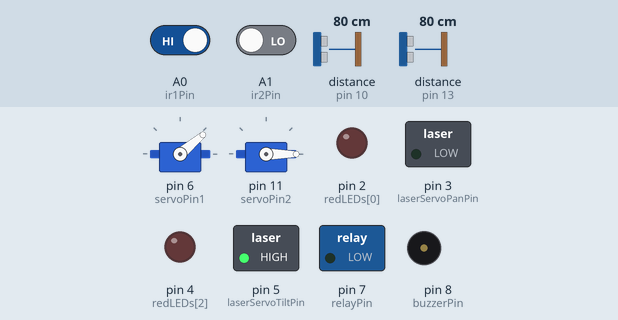
Recording of a sketch running on a simulated Arduino Uno, built with avr-gcc and run on an emulated ATmega328P. On the bench: 2 × servo, switched loads named in the sketch (green lamp = pin HIGH), output pins drawn as LEDs (lit = HIGH), buzzer (waves = sounding, pin HIGH). Wiring (inferred from the names in the program): ultrasonic range finder: trigger pin 9; echo pin 10. The test bench sets the inputs (shaded band); at power-on: A1 (ir2Pin) LOW, distance to the obstacle (sensors on pin 10, pin 13) 80 cm, A0 (ir1Pin) HIGH. The echo pulse lasts 58.3 µs per cm; pins used as bus, display or sensor lines are not drawn; what the sketch prints to the serial monitor is not drawn.

Above: at 1.4 s.
1.5 s: A1 (ir2Pin) driven HIGH
At 1.98 s:
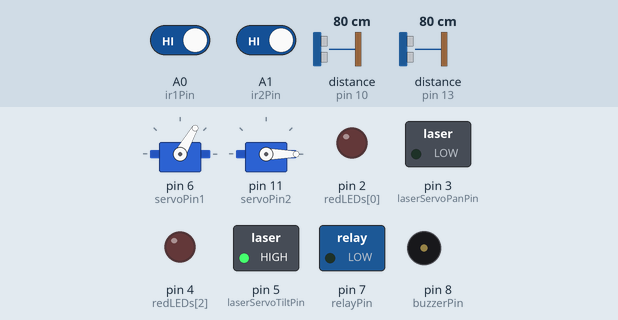
5.0 s: distance to the obstacle (sensor on pin 10) set to 53 cm
At 5.94 s:
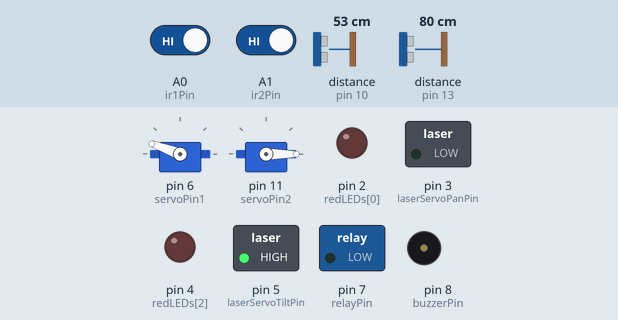
8.5 s: distance to the obstacle (sensor on pin 10) set to 47 cm
At 11.79 s:
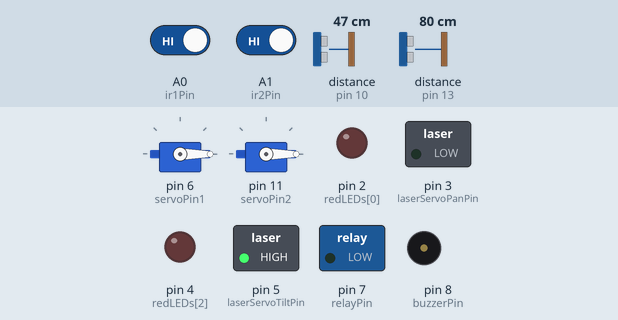
12.0 s: A0 (ir1Pin) driven LOW
20.4 s: distance to the obstacle (sensor on pin 13) set to 2 cm
At 23.7 s:
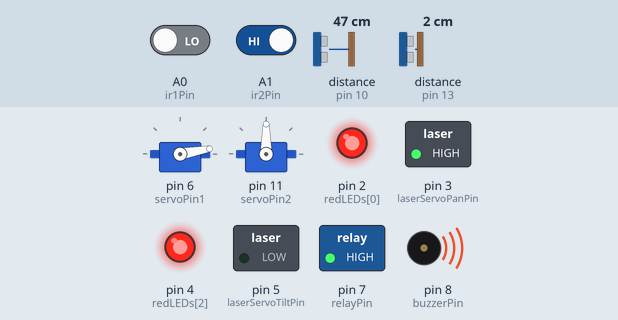
23.9 s: distance to the obstacle (sensor on pin 10) set to 2 cm
Timing chart, 0 to 30.4 s (numbered marks = the images above; inputs shaded):
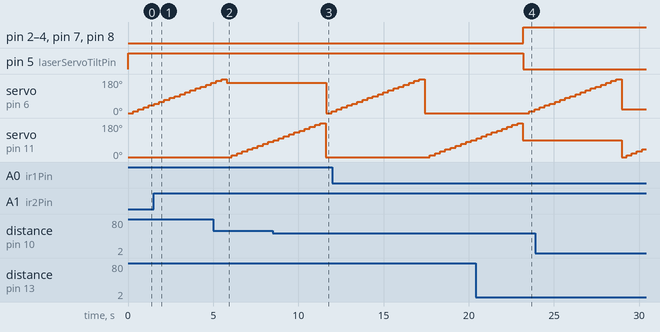

The sketch:

Drone_Detector.ino
```cpp
/*
  ┏━━━━━━━━━━━━━━━━━━━━━━━━━━━━━━━━━━━━━━━━━━━━━━━━━━━━━━━━━━┓
  ┃   🔒 Drone Detection & City Blackout Defense System      ┃
  ┃━━━━━━━━━━━━━━━━━━━━━━━━━━━━━━━━━━━━━━━━━━━━━━━━━━━━━━━━━━┃
  ┃    Developer : Sanyam Suyal                              ┃
  ┃    Version   : Gamma-G v2.0 (Final Build)                ┃
  ┃    Date      : July 2025                                 ┃
  ┃    GitHub    : github.com/sanyamsuyal                    ┃
  ┃    Description:                                          ┃
  ┃     ▸ Rotating Ultrasonic Detection with Servo Radar     ┃
  ┃     ▸ IR Motion Detection Support                        ┃
  ┃     ▸ Auto Blackout via Relay                            ┃
  ┃     ▸ Red Alert LED Flashing + Buzzer Siren              ┃
  ┃     ▸ Modular Laser Aiming System (Optional)             ┃
  ┃━━━━━━━━━━━━━━━━━━━━━━━━━━━━━━━━━━━━━━━━━━━━━━━━━━━━━━━━━━┛
*/

#include <Servo.h>

// ====== CONFIGURATION FLAGS ======
#define USE_ULTRASONIC_SERVO         true    // Servo radar scan for first sensor
#define USE_SECOND_ULTRASONIC_SERVO  true    // Enable second servo + ultrasonic sensor for 360 coverage
#define USE_RELAY_BLACKOUT           true    // Control blackout relay
#define USE_BUZZER                   true    // Buzzer alarm
#define USE_RED_LEDS                 true    // Red LED flashing
#define USE_IR_SENSORS               true    // IR sensor triggers
#define USE_LASER_SERVO              false   // Optional: laser targeting

// ====== PIN DEFINITIONS ======
#define trigPin1 9
#define echoPin1 10
#define servoPin1 6

#define trigPin2 12                  // New ultrasonic trig pin for second sensor
#define echoPin2 13                  // New ultrasonic echo pin for second sensor
#define servoPin2 11                 // New servo pin for second servo

#define relayPin 7
#define buzzerPin 8
#define ir1Pin A0
#define ir2Pin A1

int redLEDs[] = {2, 3, 4};             // Flashing red LEDs
const int numRedLEDs = sizeof(redLEDs) / sizeof(redLEDs[0]);

int cityLEDs[] = {5, 6, 11};           // City lights (can be relayed)
const int numCityLEDs = sizeof(cityLEDs) / sizeof(cityLEDs[0]);

#define laserServoPanPin 3             // Optional laser panning
#define laserServoTiltPin 5            // Optional laser tilt

// ====== GLOBALS ======
Servo ultrasonicServo1;
Servo ultrasonicServo2;                 // Second servo
Servo laserServoPan;
Servo laserServoTilt;

bool alertActive = false;

unsigned long lastDetectionTime = 0;
const unsigned long blackoutDuration = 5000; // 5 sec active time

// First servo scan config (0 - 180 degrees)
int scanStartAngle1 = 0;
int scanEndAngle1 = 180;
int scanStep1 = 10;

// Second servo scan config (180 - 360 degrees)
// Since servo physically rotates 0-180°, we'll map this to 180-360° for logic purposes
// Servo moves 0-180°, we treat that as 180-360 degrees sector
int scanStartAngle2 = 0;   // servo degrees, corresponds to 180 degrees logical sector start
int scanEndAngle2 = 180;   // servo degrees

// Function prototypes for second sensor scanning
int scanWithSecondUltrasonicServo();
int readUltrasonicDistance(int trigPin, int echoPin);

void setup() {
  Serial.begin(9600);
  Serial.println("🛠️ Sanyam Suyal's Drone Defense System Booting...");

  // First ultrasonic sensor pins
  pinMode(trigPin1, OUTPUT);
  pinMode(echoPin1, INPUT);

  // Second ultrasonic sensor pins (new)
  if (USE_SECOND_ULTRASONIC_SERVO) {
    pinMode(trigPin2, OUTPUT);
    pinMode(echoPin2, INPUT);
  }

  if (USE_RELAY_BLACKOUT) pinMode(relayPin, OUTPUT);
  if (USE_BUZZER) pinMode(buzzerPin, OUTPUT);
  if (USE_IR_SENSORS) {
    pinMode(ir1Pin, INPUT);
    pinMode(ir2Pin, INPUT);
  }

  if (USE_RED_LEDS) {
    for (int i = 0; i < numRedLEDs; i++) {
      pinMode(redLEDs[i], OUTPUT);
      digitalWrite(redLEDs[i], LOW);
    }
  }

  for (int i = 0; i < numCityLEDs; i++) {
    pinMode(cityLEDs[i], OUTPUT);
    digitalWrite(cityLEDs[i], HIGH); // City lights ON
  }

  if (USE_ULTRASONIC_SERVO) {
    ultrasonicServo1.attach(servoPin1);
    ultrasonicServo1.write(scanStartAngle1);
  }

  if (USE_SECOND_ULTRASONIC_SERVO) {
    ultrasonicServo2.attach(servoPin2);
    ultrasonicServo2.write(scanStartAngle2);
  }

  if (USE_LASER_SERVO) {
    laserServoPan.attach(laserServoPanPin);
    laserServoTilt.attach(laserServoTiltPin);
    laserServoPan.write(90);
    laserServoTilt.write(90);
  }

  if (USE_RELAY_BLACKOUT) digitalWrite(relayPin, LOW);
  if (USE_BUZZER) digitalWrite(buzzerPin, LOW);
}

void loop() {
  bool detected = false;
  int detectedDistance = 999;

  int detectedDistance1 = 999;
  int detectedDistance2 = 999;

  // ==== First Ultrasonic Sensor Scan ====
  if (USE_ULTRASONIC_SERVO) {
    detectedDistance1 = scanWithUltrasonicServo();
    if (detectedDistance1 < 50) {
      detected = true;
      Serial.print("🔍 Sensor 1 Detected at ");
      Serial.print(detectedDistance1);
      Serial.println(" cm");
    } else {
      Serial.println("✅ Sensor 1 US not triggered");
    }
  } else {
    detectedDistance1 = readUltrasonicDistance(trigPin1, echoPin1);
    if (detectedDistance1 < 50) {
      detected = true;
      Serial.println("🔍 Sensor 1 Static Detection Triggered!");
    } else {
      Serial.println("✅ Sensor 1 US not triggered");
    }
  }

  // ==== Second Ultrasonic Sensor Scan (if enabled) ====
  if (USE_SECOND_ULTRASONIC_SERVO) {
    detectedDistance2 = scanWithSecondUltrasonicServo();
    if (detectedDistance2 < 50) {
      detected = true;
      Serial.print("🔍 Sensor 2 Detected at ");
      Serial.print(detectedDistance2);
      Serial.println(" cm");
    } else {
      Serial.println("✅ Sensor 2 US not triggered");
    }
  }

  // ==== IR Sensors ====
  if (USE_IR_SENSORS) {
    if (digitalRead(ir1Pin) == LOW || digitalRead(ir2Pin) == LOW) {
      detected = true;
      Serial.println("⚠️ IR Sensor Triggered!");
    } else {
      Serial.println("✅ IR Sensor not triggered");
    }
  }

  // ==== Determine closest distance from both sensors ====
  detectedDistance = (detectedDistance1 < detectedDistance2) ? detectedDistance1 : detectedDistance2;

  // ==== Alert Logic ====
  if (detected) {
    if (!alertActive) {
      alertActive = true;
      lastDetectionTime = millis();
      startAlert();
    }
    if (USE_LASER_SERVO) aimLaserAtDistance(detectedDistance);
  }
  else if (alertActive && millis() - lastDetectionTime > blackoutDuration) {
    alertActive = false;
    stopAlert();
    if (USE_LASER_SERVO) resetLaser();
  }

  if (alertActive && USE_RED_LEDS) flashRedLEDs();
  else if (USE_RED_LEDS) turnOffRedLEDs();

  delay(50);
}

// === MODULES ===

int scanWithUltrasonicServo() {
  int closestDistance = 999;
  int closestAngle = scanStartAngle1;

  for (int angle = scanStartAngle1; angle <= scanEndAngle1; angle += scanStep1) {
    ultrasonicServo1.write(angle);
    delay(300);
    int d = readUltrasonicDistance(trigPin1, echoPin1);
    if (d > 0 && d < closestDistance) {
      closestDistance = d;
      closestAngle = angle;
    }
  }

  ultrasonicServo1.write(closestAngle);
  return closestDistance;
}

// Scanning for second servo + ultrasonic sensor (same logic as first, different pins)
int scanWithSecondUltrasonicServo() {
  int closestDistance = 999;
  int closestAngle = scanStartAngle2;

  for (int angle = scanStartAngle2; angle <= scanEndAngle2; angle += scanStep1) {
    ultrasonicServo2.write(angle);
    delay(300);
    int d = readUltrasonicDistance(trigPin2, echoPin2);
    if (d > 0 && d < closestDistance) {
      closestDistance = d;
      closestAngle = angle;
    }
  }

  ultrasonicServo2.write(closestAngle);
  return closestDistance;
}

// Generic ultrasonic reading function used for both sensors
int readUltrasonicDistance(int trigPin, int echoPin) {
  digitalWrite(trigPin, LOW);
  delayMicroseconds(2);
  digitalWrite(trigPin, HIGH);
  delayMicroseconds(10);
  digitalWrite(trigPin, LOW);

  long duration = pulseIn(echoPin, HIGH, 30000);
  if (duration == 0) return 999;
  return duration * 0.034 / 2;
}

void startAlert() {
  Serial.println("🚨 ALERT: Activating BLACKOUT Mode");

  if (USE_RELAY_BLACKOUT) digitalWrite(relayPin, HIGH); // blackout relay ON
  if (USE_BUZZER) digitalWrite(buzzerPin, HIGH);

  for (int i = 0; i < numCityLEDs; i++) {
    digitalWrite(cityLEDs[i], LOW);  // Turn OFF city lights
  }
}

void stopAlert() {
  Serial.println("✅ STATUS: All Clear. Resuming City Lights.");

  if (USE_RELAY_BLACKOUT) digitalWrite(relayPin, LOW);
  if (USE_BUZZER) digitalWrite(buzzerPin, LOW);

  for (int i = 0; i < numCityLEDs; i++) {
    digitalWrite(cityLEDs[i], HIGH); // Turn ON city lights
  }
}

void flashRedLEDs() {
  static unsigned long lastFlash = 0;
  static bool ledState = false;
  unsigned long now = millis();

  if (now - lastFlash > 300) {
    ledState = !ledState;
    for (int i = 0; i < numRedLEDs; i++) {
      digitalWrite(redLEDs[i], ledState ? HIGH : LOW);
    }
    lastFlash = now;
  }
}

void turnOffRedLEDs() {
  for (int i = 0; i < numRedLEDs; i++) {
    digitalWrite(redLEDs[i], LOW);
  }
}

void aimLaserAtDistance(int distance) {
  int tiltAngle = map(distance, 10, 50, 120, 60);
  tiltAngle = constrain(tiltAngle, 60, 120);
  laserServoTilt.write(tiltAngle);

  static int panAngle = 60;
  static bool increasing = true;
  if (increasing) {
    panAngle++;
    if (panAngle > 120) increasing = false;
  } else {
    panAngle--;
    if (panAngle < 60) increasing = true;
  }
  laserServoPan.write(panAngle);
}

void resetLaser() {
  laserServoPan.write(90);
  laserServoTilt.write(90);
}
```

Measured:
- the behaviour switches between 51 and 50 cm on distance to the obstacle (sensor on pin 10) (found by bisection; images 2 and 3)
- after the input at 20.4 s, servo on pin 6 (servoPin1): 0° → 10° after 3.2 s instead of 3.2 s
- by itself, servo on pin 6 (servoPin1): rises from 10° to 180° in 4.9 s, then falls to 0° in 0.30 s
